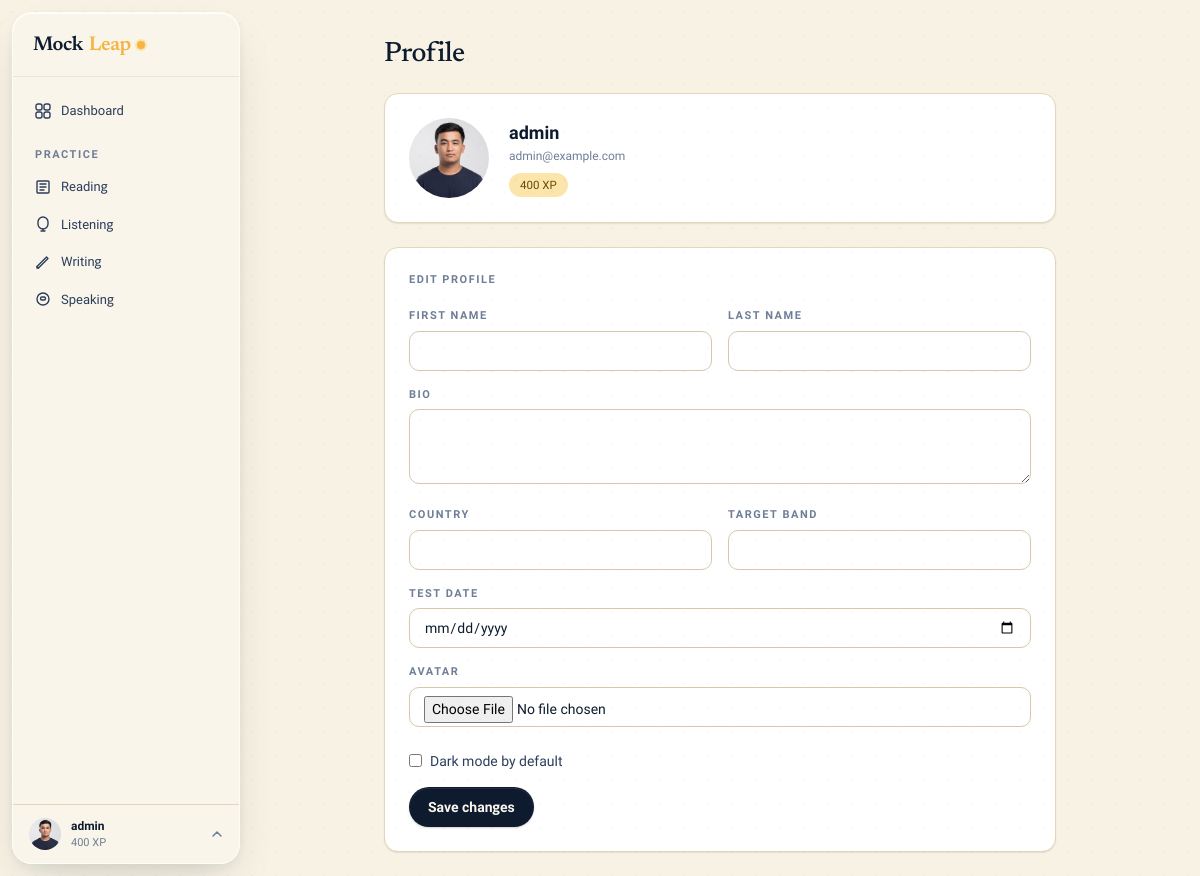
/profile/ (signed in), run on the app's committed database.
### apps/accounts/models.py (models this page shows, shortened)
class User(AbstractUser):
    ROLE_STUDENT = 'student'
    ROLE_TEACHER = 'teacher'
    ROLE_ADMIN = 'admin'
    ROLE_CHOICES = [
        (ROLE_STUDENT, 'Student'),
        (ROLE_TEACHER, 'Teacher'),
        (ROLE_ADMIN, 'Admin'),
    ]
    email = models.EmailField(unique=True)
    role = models.CharField(max_length=10, choices=ROLE_CHOICES, default=ROLE_STUDENT)
    avatar = models.ImageField(upload_to='avatars/', null=True, blank=True)
    bio = models.TextField(blank=True)
    target_band = models.DecimalField(max_digits=3, decimal_places=1, null=True, blank=True)
    test_date = models.DateField(null=True, blank=True)
    country = models.CharField(max_length=100, blank=True)
    timezone = models.CharField(max_length=50, default='UTC')
    dark_mode = models.BooleanField(default=False)
    email_notifications = models.BooleanField(default=True)
    xp = models.PositiveIntegerField(default=0)
    streak_days = models.PositiveIntegerField(default=0)
    last_active = models.DateField(null=True, blank=True)
    created_at = models.DateTimeField(auto_now_add=True)
    USERNAME_FIELD = 'email'
    REQUIRED_FIELDS = ['username']
    class Meta:
        verbose_name = 'User'
        verbose_name_plural = 'Users'

### apps/accounts/views.py (the view, shortened to what this page needs)
# urls.py: path('', views.profile, name='profile'),
@login_required
def profile(request):
    return render(request, 'accounts/profile.html')

### apps/core/context_processors.py (called while the page is built)
def site_context(request):
    ctx = {
        'brand': getattr(settings, 'MOCKLEAP_BRAND', 'MockLeap'),
        'dark_mode': getattr(request.user, 'dark_mode', False) if request.user.is_authenticated else False,
        'unread_count': 0,
    }
    if request.user.is_authenticated:
        try:
            from apps.notifications.models import Notification
            ctx['unread_count'] = Notification.objects.filter(user=request.user, is_read=False).count()
        except Exception:
            pass
    return ctx

### templates/accounts/profile.html (shortened to what this page needs)
{% extends "layouts/app.html" %}
{% block content %}
<div class="max-w-2xl mx-auto">
  <h1 class="h-display mb-6" style="font-size:28px;">Profile</h1>
  <div class="ml-card p-6 mb-6 flex items-center gap-5">
    {% if user.avatar %}
      <img src="{{ user.avatar.url }}" class="w-20 h-20 rounded-full object-cover flex-shrink-0" alt="{{ user.username }}">
    {% else %}
      <div class="w-20 h-20 rounded-full flex items-center justify-center text-2xl font-bold flex-shrink-0" style="background:var(--accent-soft);color:var(--on-accent);">{{ user.username|first|upper }}</div>
    {% endif %}
    <div class="flex-1 min-w-0">
      <div class="text-lg font-semibold" style="color:var(--ink);">{{ user.get_full_name|default:user.username }}</div>
      <div class="t-meta">{{ user.email }}</div>
      <div class="flex items-center gap-3 mt-2">
        <span class="ml-chip ml-chip-accent">{{ user.xp }} XP</span>
      </div>
    </div>
  </div>
  <div class="ml-card p-6">
    <div class="t-eyebrow mb-5">Edit profile</div>
    <form method="post" action="{% url 'accounts:profile' %}" enctype="multipart/form-data" class="space-y-4">
      <div class="grid grid-cols-2 gap-4">
        <div><label class="t-eyebrow block mb-1.5">First name</label><input type="text" name="first_name" class="ml-input" value="{{ user.first_name }}"></div>
        <div><label class="t-eyebrow block mb-1.5">Last name</label><input type="text" name="last_name" class="ml-input" value="{{ user.last_name }}"></div>
      </div>
      <div><label class="t-eyebrow block mb-1.5">Bio</label><textarea name="bio" rows="3" class="ml-input" style="height:auto;padding-top:10px;">{{ user.bio }}</textarea></div>
      <div class="grid grid-cols-2 gap-4">
        <div><label class="t-eyebrow block mb-1.5">Country</label><input type="text" name="country" class="ml-input" value="{{ user.country }}"></div>
        <div><label class="t-eyebrow block mb-1.5">Target Band</label><input type="number" name="target_band" step="0.5" min="0" max="9" class="ml-input" value="{{ user.target_band|default:'' }}"></div>
      </div>
      <div><label class="t-eyebrow block mb-1.5">Test Date</label><input type="date" name="test_date" class="ml-input" value="{{ user.test_date|date:'Y-m-d'|default:'' }}"></div>
      <div><label class="t-eyebrow block mb-1.5">Avatar</label><input type="file" name="avatar" accept="image/*" class="ml-input" style="padding-top:8px;"></div>
      <div class="flex items-center gap-2 pt-2">
        <input type="checkbox" name="dark_mode" id="dark_mode" {% if user.dark_mode %}checked{% endif %} style="accent-color:var(--ink);">
        <label for="dark_mode" class="t-body text-sm cursor-pointer">Dark mode by default</label>
      </div>
      <button type="submit" class="ml-btn ml-btn-primary">Save changes</button>
    </form>
  </div>
</div>
{% endblock %}

### templates/components/sidebar.html (shortened to what this page needs)
{% load static %}
<aside id="sidebar" class="fixed z-30 w-60 flex flex-col -translate-x-full md:translate-x-0 transition-transform duration-300"
       style="top:12px;bottom:12px;left:12px;width:228px;border-radius:20px;
              background:rgba(250,246,236,0.90);
              backdrop-filter:blur(28px) saturate(180%);
              -webkit-backdrop-filter:blur(28px) saturate(180%);
              border:1px solid rgba(255,255,255,0.72);
              box-shadow:0 1px 0 rgba(255,255,255,.85) inset,
                         0 4px 12px rgba(14,27,46,.06),
                         0 20px 48px -12px rgba(14,27,46,.14);
              overflow:hidden;">
  <div class="h-16 flex items-center px-5 border-b flex-shrink-0" style="border-color:var(--border);">
    {% include "components/brand.html" %}
  </div>
  <nav class="flex-1 overflow-y-auto py-4 px-3 space-y-0.5" role="navigation" aria-label="Sidebar navigation">
    <a href="{% url 'dashboard:home' %}" class="nav-item {% if request.resolver_match.app_name == 'dashboard' %}active{% endif %}">
      Dashboard
    </a>
    <p class="t-eyebrow px-2.5 pt-4 pb-1">Practice</p>
    <a href="{% url 'reading:list' %}" class="nav-item {% if request.resolver_match.app_name == 'reading' %}active{% endif %}">
      <svg width="16" height="16" viewBox="0 0 16 16" fill="none"><path d="M3 2h10a1 1 0 011 1v10a1 1 0 01-1 1H3a1 1 0 01-1-1V3a1 1 0 011-1z" stroke="currentColor" stroke-width="1.4"/><path d="M5 5h6M5 8h6M5 11h4" stroke="currentColor" stroke-width="1.4" stroke-linecap="round"/></svg>
      Reading
    </a>
    <a href="{% url 'listening:list' %}" class="nav-item {% if request.resolver_match.app_name == 'listening' %}active{% endif %}">
      <svg width="16" height="16" viewBox="0 0 16 16" fill="none"><path d="M8 1a5 5 0 015 5v2a5 5 0 01-10 0V6a5 5 0 015-5z" stroke="currentColor" stroke-width="1.4"/><path d="M8 13v2M6 15h4" stroke="currentColor" stroke-width="1.4" stroke-linecap="round"/></svg>
      Listening
    </a>
    <a href="{% url 'writing:list' %}" class="nav-item {% if request.resolver_match.app_name == 'writing' %}active{% endif %}">
      <svg width="16" height="16" viewBox="0 0 16 16" fill="none"><path d="M2 12.5L3.5 14 13 4.5 11.5 3 2 12.5z" stroke="currentColor" stroke-width="1.4" stroke-linejoin="round"/><path d="M2 12.5V14h1.5" stroke="currentColor" stroke-width="1.4" stroke-linecap="round" stroke-linejoin="round"/></svg>
      Writing
    </a>
    <a href="{% url 'speaking:list' %}" class="nav-item {% if request.resolver_match.app_name == 'speaking' %}active{% endif %}">
      <svg width="16" height="16" viewBox="0 0 16 16" fill="none"><circle cx="8" cy="8" r="6" stroke="currentColor" stroke-width="1.4"/><path d="M5.5 7.5c0-.828.672-1.5 1.5-1.5h2a1.5 1.5 0 010 3H7A1.5 1.5 0 015.5 7.5z" stroke="currentColor" stroke-width="1.4"/></svg>
      Speaking
    </a>
  </nav>
  <div class="border-t flex-shrink-0" style="border-color:var(--border);position:relative;" id="ml-profile-zone">
    <button id="ml-profile-btn" type="button" style="
        width:100%;display:flex;align-items:center;gap:10px;
        padding:12px 16px;border:none;cursor:pointer;
        background:transparent;font-family:inherit;
        transition:background .12s;">
      {% if user.avatar %}
        <img src="{{ user.avatar.url }}" alt="" style="width:32px;height:32px;border-radius:50%;object-fit:cover;flex-shrink:0;">
      {% else %}
        <div style="width:32px;height:32px;border-radius:50%;display:flex;align-items:center;justify-content:center;font-size:12px;font-weight:700;flex-shrink:0;background:var(--accent-soft);color:var(--ink);">{{ user.username|first|upper }}</div>
      {% endif %}
      <div style="min-width:0;flex:1;text-align:left;">
        <p style="font-size:12px;font-weight:600;color:var(--ink);white-space:nowrap;overflow:hidden;text-overflow:ellipsis;margin:0;">{{ user.get_full_name|default:user.username }}</p>
        <p style="font-size:11px;color:var(--muted);margin:0;">{{ user.xp }} XP</p>
      </div>
      <svg id="ml-profile-chevron" width="12" height="12" viewBox="0 0 12 12" fill="none" style="color:var(--muted);flex-shrink:0;transition:transform .2s;">
        <path d="M2 8l4-4 4 4" stroke="currentColor" stroke-width="1.5" stroke-linecap="round" stroke-linejoin="round"/>
      </svg>
    </button>
  </div>
</aside>

### static/css/design.css (style rules this page uses)
#sidebar { background: rgba(250, 246, 236, 0.90) !important; backdrop-filter: blur(28px) saturate(180%) !important; -webkit-backdrop-filter: blur(28px) saturate(180%) !important; border: 1px solid rgba(255, 255, 255, 0.72) !important; box-shadow: 0 1px 0 rgba(255,255,255,.85) inset, 0 4px 12px rgba(14,27,46,.06), 0 20px 48px -12px rgba(14,27,46,.14) !important; }
#sidebar .border-b { border-color: rgba(14,27,46,.07) !important; }
.nav-item { font-size: 13px !important; padding: 8px 10px !important; border-radius: 10px !important; font-weight: 500 !important; transition: background .12s !important; }
.ml-card { transition: transform .18s cubic-bezier(.22,.68,0,1.2), box-shadow .18s ease !important; }

### data on the page
User: avatar (picture), get_full_name "admin", xp "400", email "admin@example.com"
